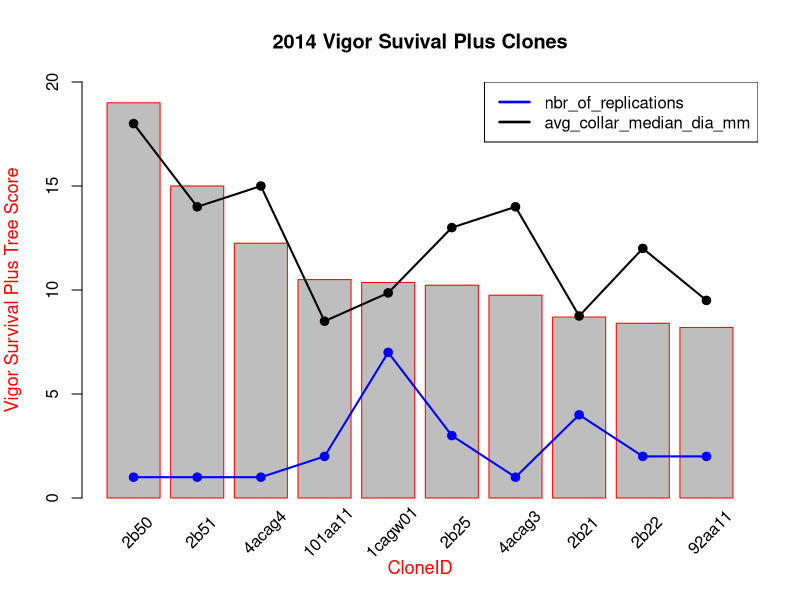

Write R code to recreate this figure.
#!/usr/bin/Rscript
print("Usage: ./sriptName.r")
print("R batch mode file for Linux. A conventional Bar chart with angled X axis labels") 
print("See ../docs/README-RScripts.md for usage license details")

# Load CSV data file with a header 
d1 <- read.csv(file="../input/top10_vw_nursery_cuttings_2014.csv",head=T,sep=",")
# You MUST load the output 
# png(filename="top10_vw_nursery_cuttings_2014.png", height=768, width=1024, bg="white") # A larger image that shows all X value labels
png(filename="../output/top10-2014-clones-AngledXaxis.png") # Smaller image that requires angled labels

# Load the data into a barplot 
mp <- barplot(d1$VS_and_PlusTrees, ylim=c(0,20), main="2014 Vigor Suvival Plus Clones", xlab="CloneID", 
      ylab="Vigor Survival Plus Tree Score", border='red', pch=19, col.lab="red", cex.lab=1.1)

# Clear the X axis and labels from the parameter list
par(xaxt="n") 
# Set the X axis via the mp barplot but no labels 
axis(1,at=mp,labels=FALSE)
# Reset the X axis labels and add a 45 degree angle
text(mp, -1, 10, labels=d1$Clone_ID, srt = 45, pos=1 , xpd=TRUE)

# Add data lines to provide context
lines(mp,d1$nbr_of_replications,type="o",pch=19,lwd=2,col="blue")
lines(mp,d1$avg_collar_median_dia_mm,type="o",pch=19,lwd=2,col="black")
# Add a legend for the above lines
legend("topright", c("nbr_of_replications", "avg_collar_median_dia_mm"), lty=c(1,1), lwd=c(2.5,2.5), col=c("blue","black"))

# Shut down the graphics device and suppress the null device output message
garbage <- dev.off()


